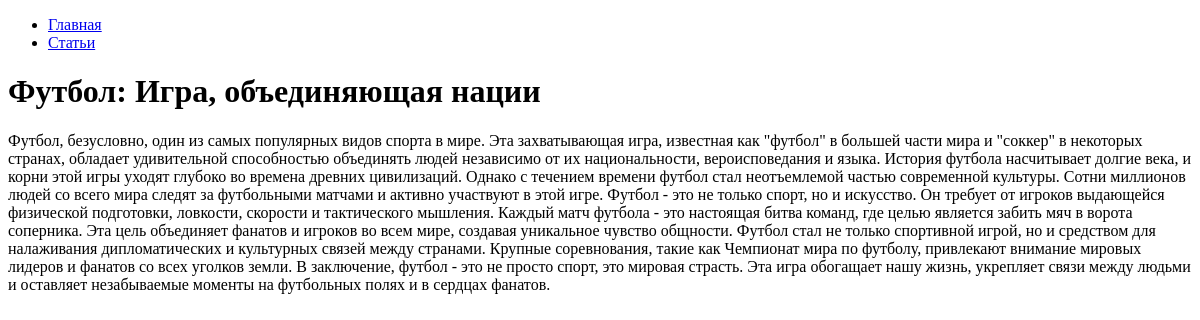
Before: /articles/8/ with the older database file.
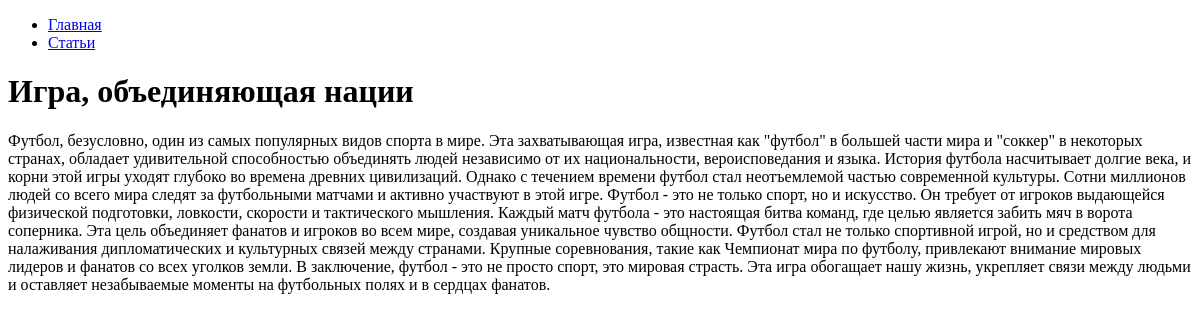
After: the same page with the newer database file.
### hexlet_django_blog/article/models.py (models this page shows, shortened)
class Article(models.Model):
    name = models.CharField(max_length=200) # название статьи
    body = models.TextField() # тело статьи
    timestamp = models.DateTimeField(auto_now_add=True)

### hexlet_django_blog/article/views.py (the view)
# urls.py: path('<int:id>/', ArticleView.as_view(), name='article_view'),
class ArticleView(View):
    def get(self, request, *args, **kwargs):
        article = get_object_or_404(Article, id=kwargs['id'])
        return render(request, 'articles/show.html', context={
            'article': article,
        })

### hexlet_django_blog/templates/articles/show.html
{% extends "base.html" %}
{% block content %}
     <h1>{{ article.name }}</h1>
    <div>{{ article.body }}</div>
{% endblock %}

Changed rows visible on the page:
changed Article: name "Футбол: Игра, объединяющая нации" → "Игра, объединяющая нации"
